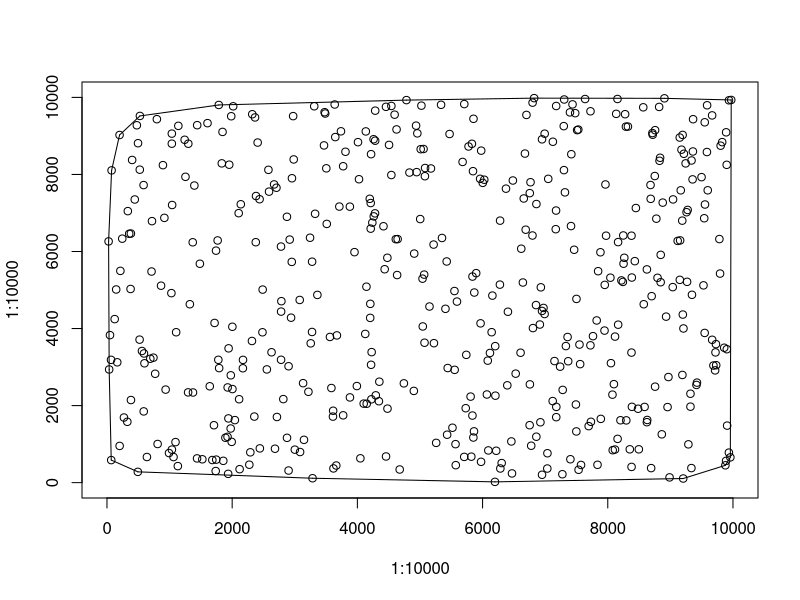

Here is the R script that generated this plot:
#! /usr/bin/env Rscript
png("convex.png", width=700, height=700)
plot(1:10000, 1:10000, type="n")

#points
points(26,6262)
points(35,2938)
points(48,3829)
points(65,3188)
points(68,585)
points(74,8106)
points(123,4245)
points(147,5014)
points(164,3124)
points(201,9024)
points(202,953)
points(214,5497)
points(244,6333)
points(271,1690)
points(325,1579)
points(333,7048)
points(355,6460)
points(377,5027)
points(382,6466)
points(383,2144)
points(402,8376)
points(444,7350)
points(477,9277)
points(493,280)
points(496,8811)
points(521,3712)
points(524,8124)
points(526,9519)
points(559,3417)
points(585,7724)
points(587,1849)
points(591,3353)
points(599,3098)
points(638,665)
points(692,3216)
points(712,5480)
points(719,6788)
points(742,3244)
points(770,2826)
points(797,9435)
points(809,1003)
points(864,5112)
points(894,8241)
points(917,6873)
points(937,2415)
points(991,768)
points(1029,4919)
points(1036,9060)
points(1036,8799)
points(1037,857)
points(1041,7207)
points(1063,664)
points(1095,1052)
points(1105,3904)
points(1132,429)
points(1140,9262)
points(1241,8900)
points(1254,7939)
points(1296,2343)
points(1299,8798)
points(1324,4631)
points(1370,6239)
points(1374,2340)
points(1396,7712)
points(1439,629)
points(1441,9279)
points(1484,5682)
points(1523,606)
points(1606,9332)
points(1642,2501)
points(1683,587)
points(1709,1490)
points(1719,4145)
points(1737,301)
points(1742,6022)
points(1745,597)
points(1768,6287)
points(1779,3188)
points(1786,9804)
points(1792,2973)
points(1834,8288)
points(1846,9104)
points(1858,566)
points(1892,1165)
points(1926,1189)
points(1928,2471)
points(1936,228)
points(1940,1667)
points(1943,3486)
points(1953,8253)
points(1976,1405)
points(1978,2786)
points(1985,9511)
points(1992,1058)
points(2003,4046)
points(2004,2429)
points(2016,9769)
points(2043,1623)
points(2104,6995)
points(2111,2165)
points(2119,349)
points(2138,7226)
points(2171,2969)
points(2173,3186)
points(2274,465)
points(2290,787)
points(2316,3677)
points(2321,9563)
points(2354,1715)
points(2365,9480)
points(2377,6241)
points(2381,7440)
points(2407,8828)
points(2438,7357)
points(2442,889)
points(2484,3903)
points(2487,5011)
points(2554,2939)
points(2579,8120)
points(2589,7554)
points(2629,3384)
points(2670,7741)
points(2684,880)
points(2707,7655)
points(2715,1704)
points(2780,6128)
points(2781,3189)
points(2782,4440)
points(2786,4710)
points(2817,2168)
points(2875,6901)
points(2876,1163)
points(2901,3021)
points(2901,314)
points(2919,6309)
points(2941,4282)
points(2952,5730)
points(2955,7901)
points(2974,9514)
points(2983,8390)
points(3001,856)
points(3079,4742)
points(3085,795)
points(3133,2582)
points(3147,1111)
points(3218,2358)
points(3244,6357)
points(3255,3616)
points(3276,3911)
points(3277,5735)
points(3284,114)
points(3311,9770)
points(3325,6979)
points(3361,4873)
points(3467,8754)
points(3477,9616)
points(3486,9582)
points(3504,8159)
points(3511,6716)
points(3562,3782)
points(3585,2456)
points(3610,1714)
points(3613,1866)
points(3618,369)
points(3638,9816)
points(3647,8970)
points(3663,444)
points(3673,3822)
points(3712,7166)
points(3738,9120)
points(3773,8213)
points(3773,1747)
points(3810,8589)
points(3880,7164)
points(3881,2212)
points(3954,5983)
points(3992,2507)
points(4010,8838)
points(4026,7876)
points(4048,631)
points(4101,2051)
points(4126,3860)
points(4135,9117)
points(4145,5086)
points(4149,2048)
points(4198,7368)
points(4205,4277)
points(4207,4641)
points(4213,7258)
points(4213,6593)
points(4219,3059)
points(4219,8526)
points(4224,2163)
points(4228,3388)
points(4239,6749)
points(4259,8914)
points(4262,6912)
points(4282,6990)
points(4284,8876)
points(4285,9656)
points(4294,2266)
points(4344,2113)
points(4351,2620)
points(4417,6655)
points(4436,5539)
points(4457,9756)
points(4458,679)
points(4479,5837)
points(4481,1921)
points(4506,8767)
points(4543,7985)
points(4543,9779)
points(4595,9552)
points(4614,6320)
points(4626,9169)
points(4635,5389)
points(4643,6322)
points(4676,341)
points(4743,2577)
points(4784,9930)
points(4832,8049)
points(4902,2381)
points(4908,5946)
points(4938,9267)
points(4947,8060)
points(4958,9067)
points(5004,6842)
points(5012,8656)
points(5023,9786)
points(5041,5295)
points(5045,4054)
points(5057,8661)
points(5067,5400)
points(5073,3632)
points(5079,7954)
points(5082,8167)
points(5152,4572)
points(5175,8155)
points(5218,6180)
points(5223,3620)
points(5259,1032)
points(5337,9808)
points(5352,6351)
points(5407,4512)
points(5427,5741)
points(5434,1244)
points(5443,2975)
points(5473,9050)
points(5519,1425)
points(5551,4974)
points(5554,2928)
points(5568,999)
points(5572,453)
points(5591,4700)
points(5681,8325)
points(5707,668)
points(5708,9827)
points(5731,1932)
points(5740,3317)
points(5776,8726)
points(5809,2233)
points(5820,674)
points(5830,8796)
points(5838,1741)
points(5839,5349)
points(5847,8085)
points(5853,1171)
points(5855,9445)
points(5863,1331)
points(5868,4935)
points(5898,5438)
points(5961,7887)
points(5968,4135)
points(5976,540)
points(5978,8618)
points(6003,7782)
points(6027,7863)
points(6069,2288)
points(6083,3167)
points(6092,836)
points(6118,3366)
points(6145,3905)
points(6157,4855)
points(6198,20)
points(6202,3543)
points(6205,2257)
points(6218,827)
points(6277,5140)
points(6280,6801)
points(6284,367)
points(6305,508)
points(6374,7631)
points(6395,2526)
points(6405,4436)
points(6460,1069)
points(6470,239)
points(6484,7843)
points(6529,2829)
points(6607,3372)
points(6618,6072)
points(6644,5195)
points(6658,7376)
points(6677,8542)
points(6689,6566)
points(6701,9545)
points(6752,1491)
points(6754,7515)
points(6756,2551)
points(6766,7798)
points(6777,958)
points(6797,6415)
points(6799,9864)
points(6805,4012)
points(6824,9981)
points(6854,4609)
points(6859,1192)
points(6860,7232)
points(6915,4104)
points(6924,1567)
points(6931,5070)
points(6950,8912)
points(6950,204)
points(6950,4457)
points(6973,4535)
points(6991,4377)
points(6992,9058)
points(7034,366)
points(7036,763)
points(7049,7886)
points(7120,2117)
points(7123,8849)
points(7149,3156)
points(7169,6579)
points(7174,7063)
points(7176,9777)
points(7177,1699)
points(7178,1966)
points(7239,3010)
points(7275,218)
points(7280,2407)
points(7297,9254)
points(7300,8112)
points(7304,9946)
points(7316,7535)
points(7331,3545)
points(7358,3780)
points(7368,3151)
points(7396,9612)
points(7403,607)
points(7413,6660)
points(7418,8525)
points(7437,9819)
points(7463,6045)
points(7480,9591)
points(7491,2028)
points(7498,1329)
points(7500,4769)
points(7511,9150)
points(7529,9165)
points(7534,334)
points(7548,3584)
points(7559,3076)
points(7573,459)
points(7638,9958)
points(7695,1467)
points(7723,3564)
points(7724,9640)
points(7731,1579)
points(7764,3802)
points(7823,4210)
points(7836,463)
points(7846,5489)
points(7883,5980)
points(7889,1655)
points(7948,3947)
points(7952,5133)
points(7963,7740)
points(7973,6410)
points(8042,5320)
points(8051,3101)
points(8075,2284)
points(8079,842)
points(8098,2556)
points(8115,859)
points(8116,3791)
points(8135,9573)
points(8155,9959)
points(8157,1136)
points(8165,6244)
points(8166,4100)
points(8203,1619)
points(8218,5249)
points(8241,5210)
points(8248,6416)
points(8252,5683)
points(8264,5837)
points(8277,9564)
points(8290,9241)
points(8296,1616)
points(8322,9243)
points(8352,865)
points(8379,3376)
points(8379,6410)
points(8380,408)
points(8384,5324)
points(8386,1968)
points(8432,5749)
points(8449,7128)
points(8484,1918)
points(8496,865)
points(8567,9743)
points(8575,4631)
points(8588,1965)
points(8625,1569)
points(8625,5535)
points(8630,1627)
points(8683,7726)
points(8686,7367)
points(8693,377)
points(8701,4840)
points(8713,9074)
points(8718,9031)
points(8751,7959)
points(8756,2491)
points(8756,9149)
points(8776,6852)
points(8795,5317)
points(8821,9753)
points(8827,8355)
points(8836,8433)
points(8845,5202)
points(8846,5913)
points(8863,1254)
points(8878,7269)
points(8905,9976)
points(8932,4309)
points(8955,1961)
points(8969,2741)
points(8987,136)
points(9038,5075)
points(9043,7352)
points(9117,6275)
points(9150,8958)
points(9151,5264)
points(9156,6288)
points(9166,7588)
points(9178,8643)
points(9190,6801)
points(9192,2795)
points(9196,9026)
points(9199,4363)
points(9205,107)
points(9209,4002)
points(9216,8537)
points(9244,8287)
points(9259,7020)
points(9267,5213)
points(9276,7079)
points(9288,994)
points(9321,2308)
points(9321,1972)
points(9336,378)
points(9338,8363)
points(9345,4876)
points(9355,7872)
points(9360,8596)
points(9363,9434)
points(9417,2536)
points(9425,2596)
points(9498,7930)
points(9529,5121)
points(9541,6863)
points(9548,3886)
points(9549,9354)
points(9553,7220)
points(9584,8582)
points(9587,9796)
points(9597,7589)
points(9667,9533)
points(9668,3708)
points(9688,3040)
points(9715,2914)
points(9721,3381)
points(9728,3595)
points(9732,3048)
points(9783,6323)
points(9794,5427)
points(9803,8747)
points(9828,8839)
points(9860,3502)
points(9879,450)
points(9890,565)
points(9891,9094)
points(9900,8250)
points(9902,3463)
points(9907,1480)
points(9935,779)
points(9936,9925)
points(9958,656)
points(9972,9934)

#line segments
segments(26,6262,74,8106)
segments(74,8106,201,9024)
segments(201,9024,526,9519)
segments(526,9519,1786,9804)
segments(1786,9804,4784,9930)
segments(4784,9930,6824,9981)
segments(6824,9981,8905,9976)
segments(8905,9976,9972,9934)
segments(9972,9934,9958,656)
segments(9958,656,9879,450)
segments(9879,450,9205,107)
segments(9205,107,6198,20)
segments(6198,20,3284,114)
segments(3284,114,493,280)
segments(493,280,68,585)
segments(68,585,35,2938)
segments(35,2938,26,6262)
dev.off()
